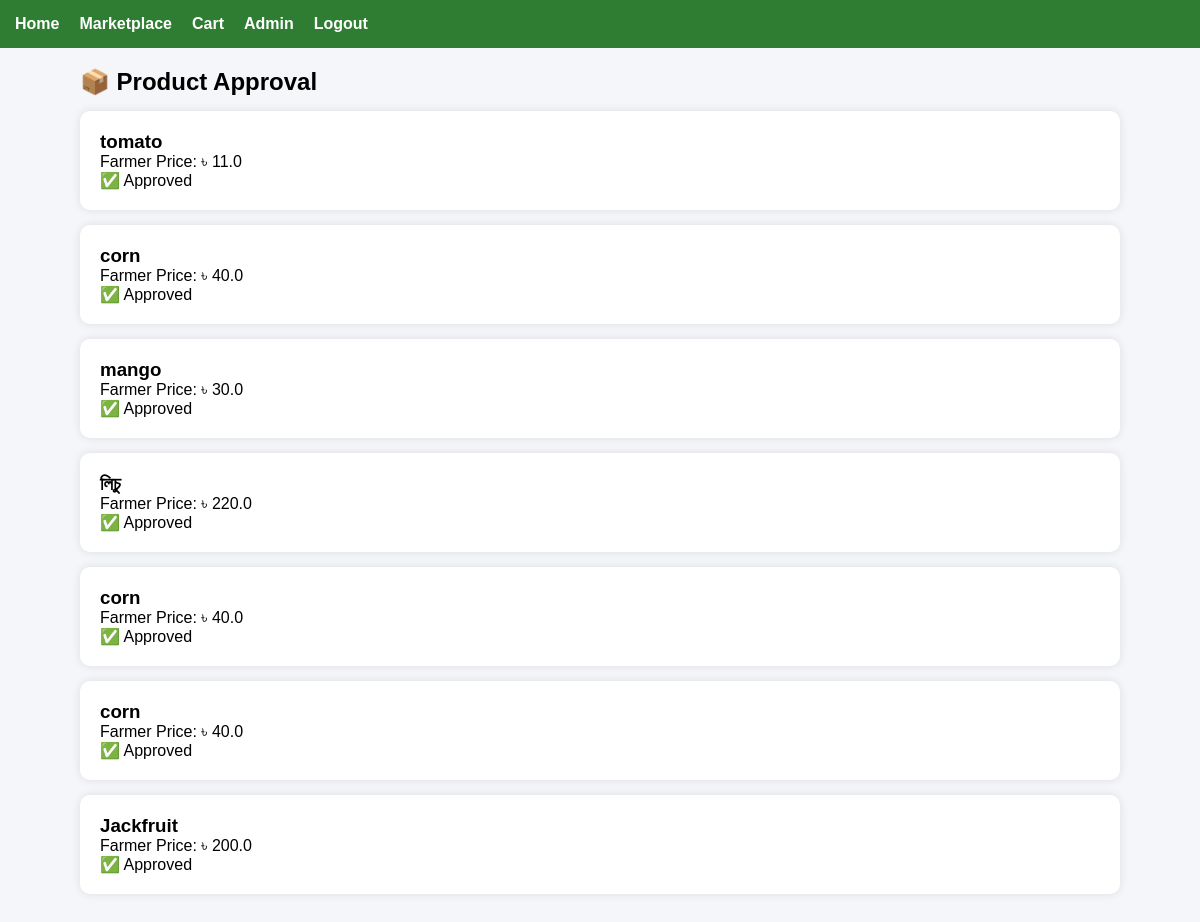
/admin/products (signed in), run on the app's committed database.
### tables this page shows
CREATE TABLE products(
        id INTEGER PRIMARY KEY AUTOINCREMENT,
        name TEXT,
        price REAL,
        image TEXT,
        farmer_id INTEGER,
        approved INTEGER DEFAULT 0
    );

### app1.py (the view)
@app.route("/admin/products")
def admin_products():
    conn = get_db()
    cur = conn.cursor()
    cur.execute("SELECT * FROM products")
    products = cur.fetchall()
    return render_template("admin/products.html", products=products)

### app1.py (called while the page is built)
def get_db():
    conn = sqlite3.connect("database.db")
    conn.row_factory = sqlite3.Row
    return conn

### templates/admin/products.html (shortened to what this page needs)
{% extends "base.html" %}
{% block content %}
<h2>📦 Product Approval</h2>
{% for p in products %}
<div class="card">
<h3>{{ p["name"] }}</h3>
<p>
Farmer Price:
৳ {{ p["price"] }}
</p>
{% if p["approved"] == 0 %}
<a href="/approve/{{ p['id'] }}">
<button>
Approve
</button>
</a>
{% else %}
<p>✅ Approved</p>
{% endif %}
</div>
{% endfor %}
{% endblock %}

### templates/base.html (style rules this page uses)
* { margin:0; padding:0; box-sizing:border-box; font-family:Arial,sans-serif; }
body { background:#f4f6f9; }
.card { background:white; padding:20px; margin:15px 0; border-radius:10px; box-shadow:0 0 10px rgba(0,0,0,.1); }

### data on the page
products: name "tomato", price "11.0", approved "✅ Approved"
products: name "corn", price "40.0", approved "✅ Approved"
products: name "mango", price "30.0", approved "✅ Approved"
products: name "লিচু", price "220.0", approved "✅ Approved"
products: name "corn", price "40.0", approved "✅ Approved"
products: name "corn", price "40.0", approved "✅ Approved"
products: name "Jackfruit", price "200.0", approved "✅ Approved"
